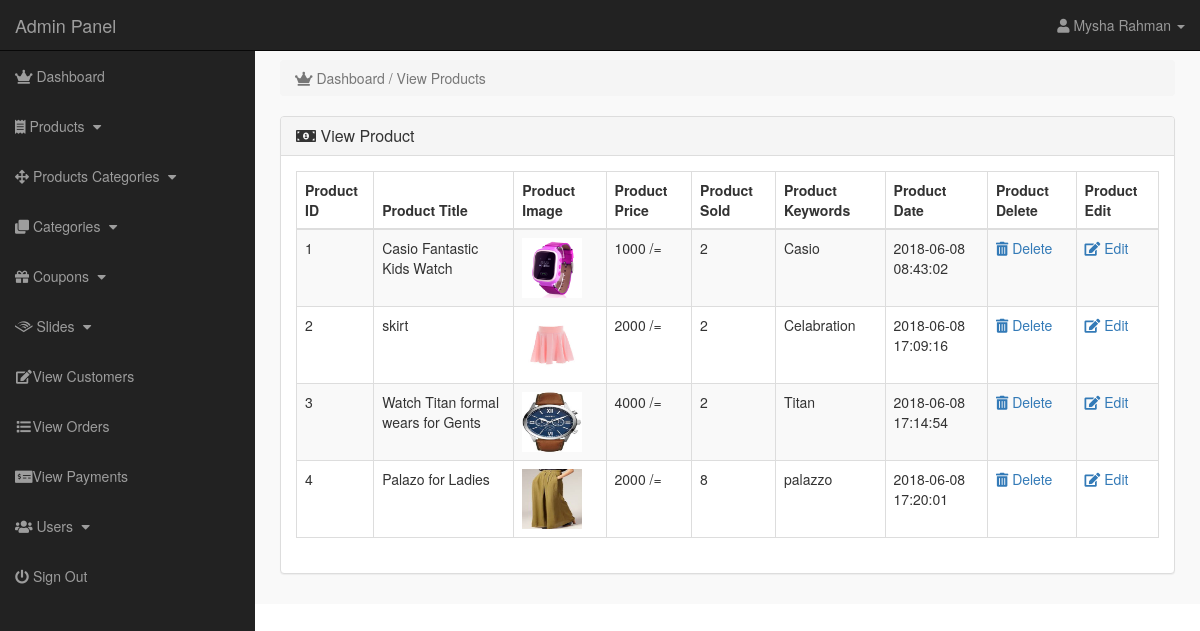
The app's page /admin/index.php?view_product (signed in) with its own data.
### tables this page shows
CREATE TABLE `products` (
  `product_id` int(11) NOT NULL,
  `p_cat_id` int(11) NOT NULL,
  `cat_id` int(11) NOT NULL,
  `date` timestamp NOT NULL DEFAULT CURRENT_TIMESTAMP ON UPDATE CURRENT_TIMESTAMP,
  `product_title` text NOT NULL,
  `product_img1` text NOT NULL,
  `product_img2` text NOT NULL,
  `product_img3` text NOT NULL,
  `product_price` int(11) NOT NULL,
  `product_desc` text NOT NULL,
  `product_keywords` text NOT NULL
);

### admin/view_product.php (the view)
<?php
include("../includes/connection.php");
if(!isset($_SESSION['admin_email'])){
    echo "<script>window.open('login.php', '_self')</script>";
}
else{
?>
    <div class="row">
        <div class="col-lg-12">
            <ol class="breadcrumb">
                <li class="active">
                    <i class="fas fa-crown"></i> Dashboard / View Products
                </li>
            </ol>
        </div>
    </div>
    <div class="row">
        <div class="col-lg-12">
            <div class="panel panel-default">
                <div class="panel-heading">
                    <h3 class="panel-title">
                        <i class="fas fa-money-bill-alt"></i> View Product
                    </h3>
                </div>
                <div class="panel-body">
                    <div class="table-responsive">
                        <table class="table table-bordered table-hover table-striped">
                            <thead>
                                <tr>
                                    <th>Product ID</th>
                                    <th>Product Title</th>
                                    <th>Product Image</th>
                                    <th>Product Price</th>
                                    <th>Product Sold</th>
                                    <th>Product Keywords</th>
                                    <th>Product Date</th>
                                    <th>Product Delete</th>
                                    <th>Product Edit</th>
                                </tr>
                            </thead>
                            <tbody>
                                <?php
                            $i = 0;
                            $get_pro = "select * from products";
                            $run_pro = mysqli_query($con,$get_pro);
                            while($row_pro=mysqli_fetch_array($run_pro)){
                            $pro_id = $row_pro['product_id'];
                            $pro_title = $row_pro['product_title'];
                            $pro_image = $row_pro['product_img1'];
                            $pro_price = $row_pro['product_price'];
                            $pro_keywords = $row_pro['product_keywords'];
                            $pro_date = $row_pro['date'];
                            $i++;
                            ?>
                                    <tr>
                                        <td>
                                            <?php echo $i; ?>
                                        </td>
                                        <td>
                                            <?php echo $pro_title; ?>
                                        </td>
                                        <td><img src="product_images/<?php echo $pro_image; ?>" width="60" height="60"></td>
                                        <td>
                                            <?php echo $pro_price; ?> /=
                                        </td>
                                        <td>
                                            <?php
                                $get_sold = "select * from pending_orders where product_id='$pro_id'";
                                $run_sold = mysqli_query($con,$get_sold);
                                $count = mysqli_num_rows($run_sold);
                                echo $count;
                                ?>
                                        </td>
                                        <td>
                                            <?php echo $pro_keywords; ?> </td>
                                        <td>
                                            <?php echo $pro_date; ?>
                                        </td>
                                        <td>
                                            <a href="index.php?delete_product=<?php echo $pro_id; ?>">
<i class="fas fa-trash-alt"></i> Delete
</a>
                                        </td>
                                        <td>
                                            <a href="index.php?edit_product=<?php echo $pro_id; ?>">
<i class="fas fa-edit"></i> Edit
</a>
                                        </td>
                                    </tr>
                                    <?php } ?>
                            </tbody>
                        </table>
                    </div>
                </div>
            </div>
        </div>
    </div>
    <?php } ?>

### admin/includes/sidebar.php (shortened to what this page needs)
<?php
if(!isset($_SESSION['admin_email'])){
    echo "<script>window.open('login.php', '_self')</script>";
}
else{
?>
    <nav class="navbar navbar-inverse navbar-fixed-top">
        <div class="navbar-header">
            <a href="index.php?dashboard" class="navbar-brand">Admin Panel</a>
        </div>
        <ul class="nav navbar-right top-nav">
            <li class="dropbox">
                <a href="#" class="dropdown-toggle" data-toggle="dropdown">
               <i class="fa fa-user"></i>
               <?php echo $admin_name; ?> <b class="caret"></b>
        </a>
        </li>
        </ul>
        <div class="collapse navbar-collapse navbar-ex1-collapse">
            <ul class="nav navbar-nav side-nav">
                <li>
                    <a href="index.php?dashboard">
<i class="fas fa-crown"></i> Dashboard
</a>
                </li>
                <li>
                    <a href="#" data-toggle="collapse" data-target="#products">
<i class="fas fa-receipt"></i> Products
<i class="fa fa-fw fa-caret-down"></i>
</a>
                </li>
                <li>
                    <a href="#" data-toggle="collapse" data-target="#p_cat">
<i class="fas fa-arrows-alt"></i> Products Categories
<i class="fa fa-fw fa-caret-down"></i>
</a>
                </li>
                <li>
                    <a href="#" data-toggle="collapse" data-target="#cat">
<i class="fas fa-clone"></i> Categories
<i class="fa fa-fw fa-caret-down"></i>
</a>
                </li>
                <li>
                    <a href="#" data-toggle="collapse" data-target="#coupons">
                        <i class="fas fa-gift"></i> Coupons
                        <i class="fa fa-fw fa-caret-down"></i>
                    </a>
                </li>
                <li>
                    <a href="#" data-toggle="collapse" data-target="#slides">
<i class="fab fa-audible"></i> Slides
<i class="fa fa-fw fa-caret-down"></i>
</a>
                </li>
                <li>
                    <a href="index.php?view_customers"><i class="fa fa-fw fa-edit"></i>View Customers</a>
                </li>
                <li>
                    <a href="index.php?view_orders"><i class="fa fa-fw fa-list"></i>View Orders</a>
                </li>
                <li>
                    <a href="index.php?view_payments"><i class="fas fa-money-check-alt"></i>View Payments</a>
                </li>
                <li>
                    <a href="#" data-toggle="collapse" data-target="#users">
                    <i class="fas fa-users"></i> Users
<i class="fa fa-fw fa-caret-down"></i>
</a>
                </li>
                <li>
                    <a href="logout.php"><i class="fas fa-power-off"></i> Sign Out</a>
                </li>
            </ul>
        </div>
    </nav>
    <?php } ?>

### styles/admin-style.css (style rules this page uses)
body { margin-top: 100px; }
@media (min-width: 768px) { body { margin-top: 50px; } }
.top-nav { padding: 0 15px; }
.top-nav > li { display: inline-block; float: left; }
.top-nav > li > a { padding-top: 15px; padding-bottom: 15px; line-height: 20px; color: #999; }
@media (min-width: 768px) { .side-nav { position: fixed; top: 51px; width: 255px; border-radius: 0; overflow-y: auto; background-color: #222; bottom: 0; overflow-x: hidden; padding-bottom: 40px; } }
@media (min-width: 768px) { .side-nav > li > a { width: 255px; } }
.panel-body { border-radius: 5px; }
a, li, ul, option, select, data-toggle, dropbox { -moz-transition: all 0.3s; -o-transition: all 0.3s; -webkit-transition: all 0.3s; }

### records on screen
products: product_title "Casio Fantastic Kids Watch", product_img1 (picture), product_price "1000", count "2", product_keywords "Casio", date "2018-06-08 08:43:02"
products: product_title "skirt", product_img1 (picture), product_price "2000", count "2", product_keywords "Celabration", date "2018-06-08 17:09:16"
products: product_title "Watch Titan formal wears for Gents", product_img1 (picture), product_price "4000", count "2", product_keywords "Titan", date "2018-06-08 17:14:54"
products: product_title "Palazo for Ladies", product_img1 (picture), product_price "2000", count "8", product_keywords "palazzo", date "2018-06-08 17:20:01"

### other values on screen
$admin_name "Mysha Rahman"
